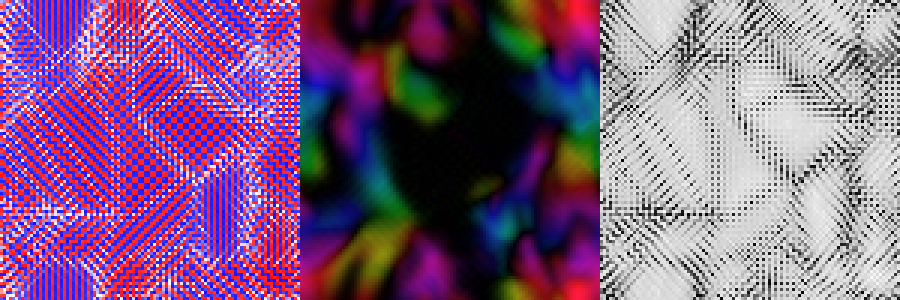
#> input picture g3_lattice/coherence/phase_data/cold/cold_x1_h008_L100_t40_phase.png, 1800 x 600 px (shown at 1/2 size)
$ python digit.py ../../g3_lattice/coherence/phase_data/cold/cold_x1_h008_L100_t40_phase.png
#> lines starting #> are read from the running program, lines starting #| are printed output that depends on the picture; after the words box and inside, x2 and y2 are one past the last pixel; in counts of white or black regions, pixels touching at a corner belong together
import numpy as np, sys
from PIL import Image
from scipy import ndimage as ndi
im=np.asarray(Image.open(sys.argv[1]).convert('RGB')).astype(int)
X0={'a':103.5,'b':1073.5}; XS=(1012-103.5)/6.5
Y0=51.5; YS=(736.5-51.5)/4.0
def classify(px):
    r,g,b=px[...,0],px[...,1],px[...,2]
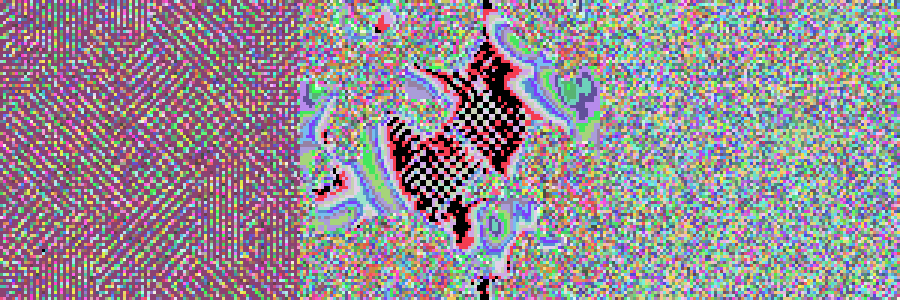
#> r: shape (600, 1800) int64 (shown at 1/2 size); 256 distinct labels, from 0 to 255; one colour per label, 0 black
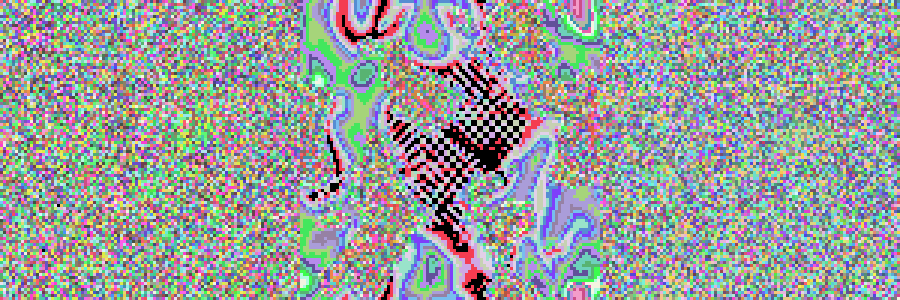
#> g: shape (600, 1800) int64 (shown at 1/2 size); 256 distinct labels, from 0 to 255; one colour per label, 0 black
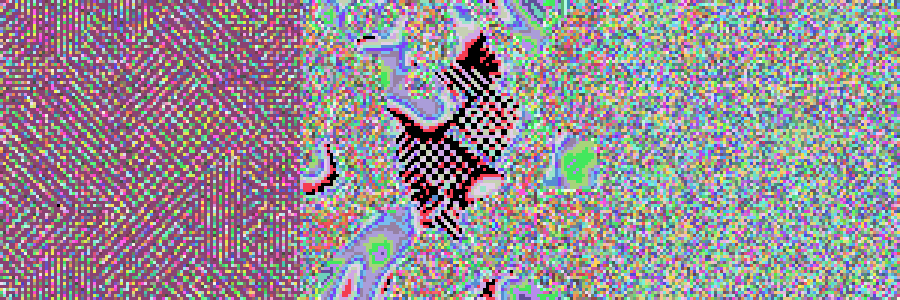
#> b: shape (600, 1800) int64 (shown at 1/2 size); 256 distinct labels, from 0 to 255; one colour per label, 0 black
    out={}
    out['red']=(r>120)&(r<190)&(g<40)&(b<40)
    out['blue']=(b>100)&(r<40)&(g<40)
    gray=(abs(r-g)<6)&(abs(g-b)<6)
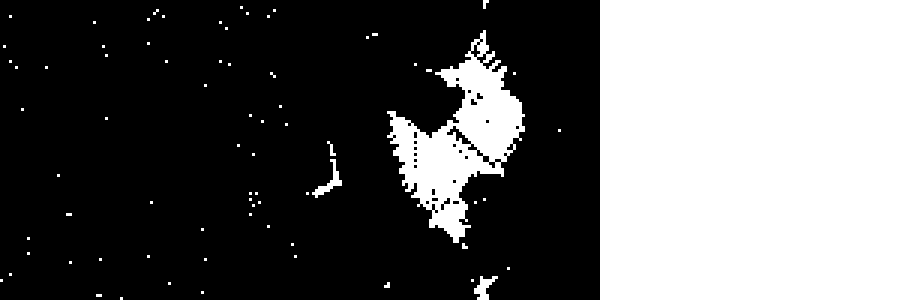
#> gray: shape (600, 1800) bool (shown at 1/2 size); 38.2% white; 75 white regions, largest, box (x1, y1, x2, y2) and area: (1200, 0, 1800, 600) 360000, (774, 60, 1050, 486) 46800, (624, 318, 684, 396) 1260
    out['dgray']=gray&(r>85)&(r<120)
    out['lgray']=gray&(r>=125)&(r<165)
    return out
masks=classify(im)
#> masks = 4 items
for panel,(xlo,xhi) in {'a':(105,1011),'b':(1075,1981)}.items():
  for name,m in masks.items():
    mm=np.zeros_like(m); mm[53:735,xlo:xhi]=m[53:735,xlo:xhi]
    op=ndi.binary_opening(mm,structure=np.ones((9,9)))
    lab,n=ndi.label(op)
    res=[]
    for i in range(1,n+1):
        ys,xs=np.where(lab==i)
        if len(ys)<60: continue
        cx,cy=xs.mean(),ys.mean()
        E=(cx-X0[panel])/XS; logy=-(cy-Y0)/YS
        res.append((round(E,3),round(10**logy,5),len(ys)))
    if res: print(panel,name,sorted(res))
